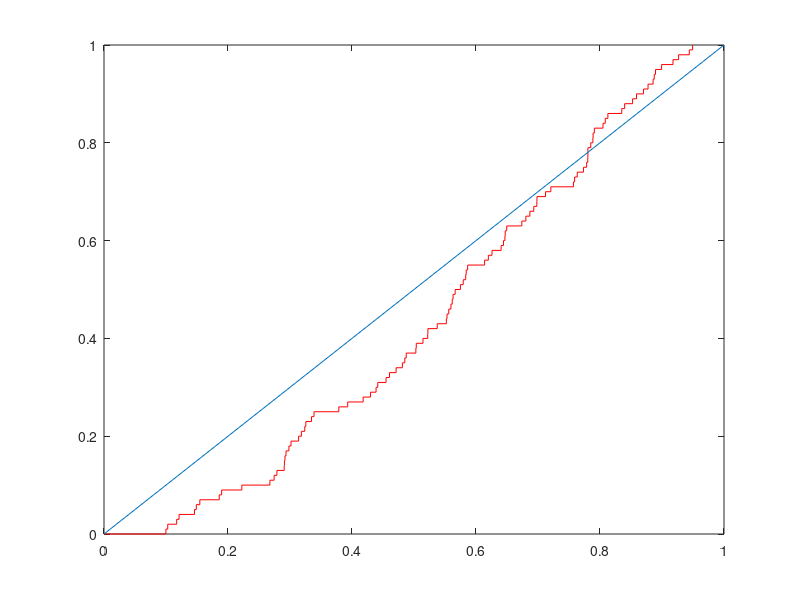

MATLAB code for this plot: (Note: this script raises an error after producing the figure.)
%kolsmirweib.m
clear all
rng(1234);
alpha = 1.5;
%generate data 
N = 100;
U = rand(1,N);
x = (-log(U)).^(1/alpha);
y = sort(1 - exp(-x));
i=1:N;
%plot empirical cdf
stairs([0,y],[0,i/N],'r'), hold on, line([0,1],[0,1]);
dn_up = max(abs(y-i/N));dn_down = max(abs(y-(i-1)/N));
dn = max(dn_up, dn_down);

%approximate p-value
j = -40:1:40;
p1 = 1 - sum((-1).^j.*exp(-2*(j.*sqrt(N)*dn).^2))

%or use matlab Statistics toolbox function kstest
[h,p2,ksstat,cv] = kstest(y,[y',y']);
p2

%or use Monte Carlo simulation
K = 1000;
for k=1:K
    i=1:N;
    y = sort(rand(1,N));
    DN(k) = max( max(abs(y-i/N)), max(abs(y-(i-1)/N)));
end
p  = sum(DN >= dn)/K
